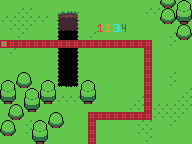

Tiled map render using the project's own tile images. Description and the whole map definition, tile-layer contents included, below:
An orthogonal 24x18 tile map with 8x8 px tiles, 4 tile layers (Background, Out of Bounds, Obstructions, Path).

<map version="1.10" tiledversion="1.11.2" orientation="orthogonal" renderorder="right-down" width="24" height="18" tilewidth="8" tileheight="8" infinite="0" nextlayerid="5" nextobjectid="1">
 <tileset firstgid="1" source="../tileset.tsx" />
 <layer id="1" name="Background" width="24" height="18">
  <data encoding="csv">
1,1,1,1,1,1,1,1,1,1,1,1,1,1,1,1,1,1,1,1,1,1,1,1,
1,1,2,2,1,1,1,1,1,1,1,1,1,1,1,1,1,1,2,2,1,1,1,1,
2,2,2,2,2,2,1,1,1,1,1,1,1,1,1,1,1,1,1,1,1,1,1,1,
1,2,2,2,1,1,1,1,1,1,1,1,1,1,1,1,1,1,1,1,1,1,1,1,
1,1,2,1,1,1,1,1,1,1,1,2,1,1,1,1,1,1,1,1,1,2,1,1,
102,102,102,102,102,102,102,102,102,102,102,102,102,102,102,102,102,102,103,1,1,2,1,1,
1,2,1,1,1,1,1,1,1,1,1,1,1,1,1,1,1,1,134,1,1,1,1,1,
1,1,1,1,1,1,1,1,1,1,1,1,1,1,1,1,1,1,134,1,1,1,1,1,
1,1,1,1,1,1,1,1,1,1,1,1,1,1,1,1,1,1,134,1,1,1,1,1,
1,1,1,1,1,1,1,1,1,1,1,1,1,1,1,1,1,1,134,1,1,2,1,1,
1,1,1,1,1,1,1,1,1,1,1,1,1,1,1,1,1,1,134,1,1,2,1,1,
1,2,1,1,1,1,1,1,1,1,1,1,1,1,1,1,1,1,134,1,1,1,1,2,
1,2,1,1,1,1,1,2,2,2,1,1,1,1,1,1,1,2,134,1,1,1,2,2,
1,1,1,1,1,1,1,1,1,1,1,1,1,1,1,1,2,2,134,2,2,2,2,2,
1,1,1,1,1,1,1,1,1,1,1,135,102,102,102,102,102,102,136,2,2,2,2,1,
1,1,1,2,1,1,1,1,1,1,1,134,1,1,1,1,1,2,2,1,1,2,1,1,
1,1,1,2,2,1,1,1,1,1,1,134,1,1,1,1,1,2,2,1,1,1,1,1,
1,1,1,1,1,1,1,1,1,1,1,134,1,1,1,1,1,1,2,1,1,1,1,1
</data>
 </layer>
 <layer id="4" name="Out of Bounds" width="24" height="18">
  <data encoding="csv">
0,0,0,0,0,0,0,0,0,0,0,0,0,0,0,0,0,0,0,0,0,0,0,0,
0,0,0,0,0,0,0,3,4,5,0,0,0,0,0,0,0,0,0,0,0,0,0,0,
0,0,0,0,0,0,0,35,36,37,0,0,0,0,0,0,0,0,0,0,0,0,0,0,
0,0,0,0,0,0,0,67,68,69,0,0,0,0,0,0,0,0,0,0,0,0,0,0,
0,0,0,0,0,0,0,99,100,101,0,0,0,0,0,0,0,0,0,0,0,0,0,0,
0,0,0,0,0,0,0,163,164,165,0,0,0,0,0,0,0,0,0,0,0,0,0,0,
0,0,0,0,0,0,0,99,100,101,0,0,0,0,0,0,0,0,0,0,0,0,0,0,
0,0,0,0,0,0,0,99,100,101,0,0,0,0,0,0,0,0,0,0,0,0,0,0,
0,0,0,0,0,0,0,99,100,101,0,0,0,0,0,0,0,0,0,0,0,0,0,0,
0,0,0,0,0,0,0,99,100,101,0,0,0,0,0,0,0,0,0,0,0,0,0,0,
0,0,0,0,0,0,0,131,132,133,0,0,0,0,0,0,0,0,0,0,0,0,0,0,
0,0,0,0,0,0,0,0,0,0,0,0,0,0,0,0,0,0,0,0,0,0,0,0,
0,0,0,0,0,0,0,0,0,0,0,0,0,0,0,0,0,0,0,0,0,0,0,0,
0,0,0,0,0,0,0,0,0,0,0,0,0,0,0,0,0,0,0,0,0,0,0,0,
0,0,0,0,0,0,0,0,0,0,0,0,0,0,0,0,0,0,0,0,0,0,0,0,
0,0,0,0,0,0,0,0,0,0,0,0,0,0,0,0,0,0,0,0,0,0,0,0,
0,0,0,0,0,0,0,0,0,0,0,0,0,0,0,0,0,0,0,0,0,0,0,0,
0,0,0,0,0,0,0,0,0,0,0,0,0,0,0,0,0,0,0,0,0,0,0,0
</data>
 </layer>
 <layer id="2" name="Obstructions" width="24" height="18">
  <data encoding="csv">
0,0,0,0,0,0,0,0,0,0,0,0,0,0,0,0,0,0,0,0,40,41,6,7,
0,0,0,0,0,0,0,0,0,0,0,0,0,0,0,0,0,0,0,0,8,9,38,39,
0,0,0,0,0,0,0,0,0,0,0,0,0,0,0,0,0,0,0,0,40,41,70,71,
0,0,0,0,0,0,0,0,0,0,0,0,0,0,0,0,0,0,0,0,0,0,8,9,
0,0,0,0,0,0,0,0,0,0,0,0,0,0,0,0,0,0,0,0,0,0,40,41,
0,0,0,0,0,0,0,0,0,0,0,0,0,0,0,0,0,0,0,0,0,0,0,0,
0,0,0,0,0,0,0,0,0,0,0,0,0,0,0,0,0,0,0,0,0,0,0,0,
0,0,0,0,0,0,0,0,0,0,0,0,0,0,0,0,0,0,0,0,0,0,0,0,
0,0,0,0,0,0,0,0,0,0,0,0,0,0,0,0,0,0,0,0,0,0,0,0,
0,0,8,9,0,0,0,0,0,0,0,0,0,0,0,0,0,0,0,0,0,0,0,0,
6,7,40,41,0,6,7,0,0,0,6,7,0,0,0,0,0,0,0,0,0,0,0,0,
38,39,0,6,7,38,39,0,0,0,38,39,0,0,0,0,0,0,0,0,0,0,0,0,
70,71,0,38,39,70,71,0,0,0,70,71,0,0,0,0,0,0,0,0,0,0,0,0,
0,8,9,70,71,0,0,0,0,0,0,0,0,0,0,0,0,0,0,0,0,0,0,0,
0,40,41,0,0,0,8,9,0,0,0,0,0,0,0,0,0,0,0,0,0,0,0,0,
8,9,0,0,6,7,40,41,0,0,0,0,0,0,0,0,0,0,0,0,0,0,0,0,
40,41,0,0,38,39,0,0,0,0,0,0,0,0,0,0,0,0,0,0,0,0,0,0,
0,0,0,0,70,71,0,0,0,0,0,0,0,0,0,0,0,0,0,0,0,0,0,0
</data>
 </layer>
 <layer id="3" name="Path" width="24" height="18">
  <data encoding="csv">
0,0,0,0,0,0,0,0,0,0,0,0,0,0,0,0,0,0,0,0,0,0,0,0,
0,0,0,0,0,0,0,0,0,0,0,0,0,0,0,0,0,0,0,0,0,0,0,0,
0,0,0,0,0,0,0,0,0,0,0,0,0,0,0,0,0,0,0,0,0,0,0,0,
0,0,0,0,0,0,0,0,0,0,0,0,65,66,97,98,0,0,0,0,0,0,0,0,
0,0,0,0,0,0,0,0,0,0,0,0,0,0,0,0,0,0,0,0,0,0,0,0,
33,34,34,34,34,34,34,34,34,34,34,34,34,34,34,34,34,34,34,0,0,0,0,0,
0,0,0,0,0,0,0,0,0,0,0,0,0,0,0,0,0,0,34,0,0,0,0,0,
0,0,0,0,0,0,0,0,0,0,0,0,0,0,0,0,0,0,34,0,0,0,0,0,
0,0,0,0,0,0,0,0,0,0,0,0,0,0,0,0,0,0,34,0,0,0,0,0,
0,0,0,0,0,0,0,0,0,0,0,0,0,0,0,0,0,0,34,0,0,0,0,0,
0,0,0,0,0,0,0,0,0,0,0,0,0,0,0,0,0,0,34,0,0,0,0,0,
0,0,0,0,0,0,0,0,0,0,0,0,0,0,0,0,0,0,34,0,0,0,0,0,
0,0,0,0,0,0,0,0,0,0,0,0,0,0,0,0,0,0,34,0,0,0,0,0,
0,0,0,0,0,0,0,0,0,0,0,0,0,0,0,0,0,0,34,0,0,0,0,0,
0,0,0,0,0,0,0,0,0,0,0,34,34,34,34,34,34,34,34,0,0,0,0,0,
0,0,0,0,0,0,0,0,0,0,0,34,0,0,0,0,0,0,0,0,0,0,0,0,
0,0,0,0,0,0,0,0,0,0,0,34,0,0,0,0,0,0,0,0,0,0,0,0,
0,0,0,0,0,0,0,0,0,0,0,34,0,0,0,0,0,0,0,0,0,0,0,0
</data>
 </layer>
</map>
